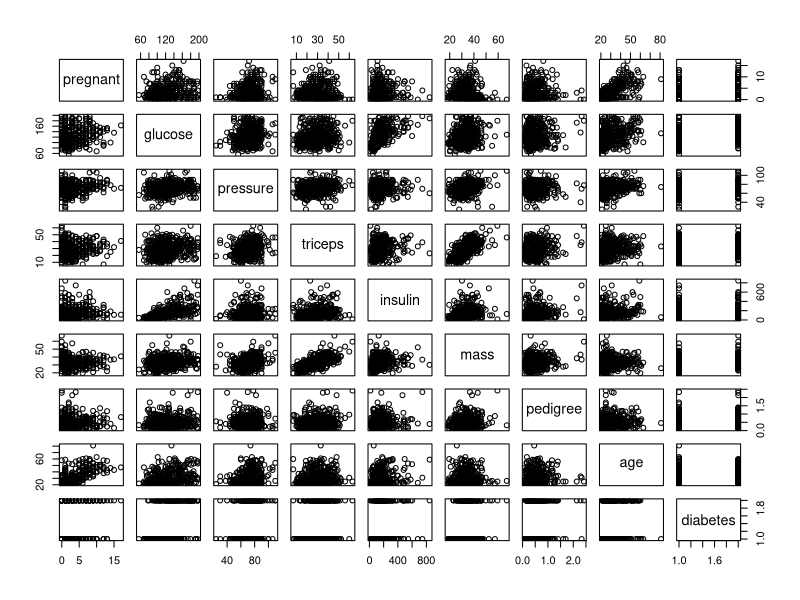
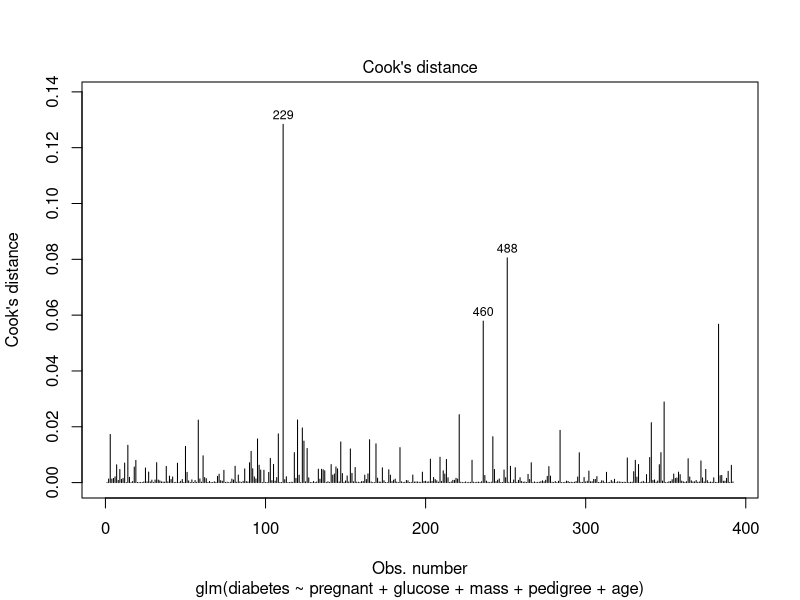

Write the R code that produced these figures, in order. (Note: this script raises an error after producing the figures.)
library(mlbench)
data("PimaIndiansDiabetes2")

summary(PimaIndiansDiabetes2)

PimaIndiansDiabetes2<-na.omit(PimaIndiansDiabetes2)
summary(PimaIndiansDiabetes2)

plot(PimaIndiansDiabetes2)

model<-glm(diabetes~glucose,data=PimaIndiansDiabetes2,family = binomial)
summary(model)


model<-glm(diabetes~.,data=PimaIndiansDiabetes2,family = binomial)
summary(model)

library(MASS)
stepAIC(model,trace=FALSE)

model<-glm(diabetes~pregnant+glucose+mass+pedigree+age,data=PimaIndiansDiabetes2,family = binomial)


plot(model,which=4,id.n=3)

std.resid<-rstandard(model)
z<-abs(std.resid)>3
table(z)["TRUE"]

car::vif(model)

probabilities<-model %>% predict(PimaIndiansDiabetes2,type="response")
predicted.classes<-ifelse(probabilities>0.6,"pos","neg")
observed.classes<-PimaIndiansDiabetes2$diabetes
mean(predicted.classes==observed.classes)
